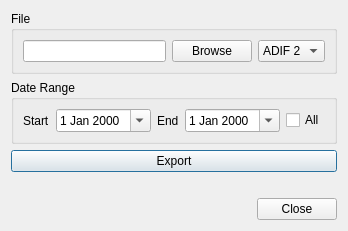
<?xml version="1.0" encoding="UTF-8"?>
<ui version="4.0">
 <class>ExportDialog</class>
 <widget class="QDialog" name="ExportDialog">
  <property name="geometry">
   <rect>
    <x>0</x>
    <y>0</y>
    <width>316</width>
    <height>216</height>
   </rect>
  </property>
  <property name="windowTitle">
   <string>Export</string>
  </property>
  <layout class="QGridLayout" name="gridLayout_3">
   <item row="2" column="0">
    <widget class="QPushButton" name="exportButton">
     <property name="text">
      <string>Export</string>
     </property>
    </widget>
   </item>
   <item row="4" column="0">
    <spacer name="verticalSpacer">
     <property name="orientation">
      <enum>Qt::Vertical</enum>
     </property>
     <property name="sizeHint" stdset="0">
      <size>
       <width>20</width>
       <height>40</height>
      </size>
     </property>
    </spacer>
   </item>
   <item row="5" column="0">
    <widget class="QDialogButtonBox" name="buttonBox">
     <property name="orientation">
      <enum>Qt::Horizontal</enum>
     </property>
     <property name="standardButtons">
      <set>QDialogButtonBox::Close</set>
     </property>
    </widget>
   </item>
   <item row="1" column="0">
    <widget class="QGroupBox" name="groupBox_2">
     <property name="title">
      <string>Date Range</string>
     </property>
     <layout class="QGridLayout" name="gridLayout_2">
      <item row="0" column="0">
       <widget class="QLabel" name="startDateLabel">
        <property name="text">
         <string>Start</string>
        </property>
       </widget>
      </item>
      <item row="0" column="1">
       <widget class="QDateEdit" name="startDateEdit">
        <property name="sizePolicy">
         <sizepolicy hsizetype="Maximum" vsizetype="Fixed">
          <horstretch>0</horstretch>
          <verstretch>0</verstretch>
         </sizepolicy>
        </property>
        <property name="focusPolicy">
         <enum>Qt::ClickFocus</enum>
        </property>
        <property name="calendarPopup">
         <bool>true</bool>
        </property>
       </widget>
      </item>
      <item row="0" column="2">
       <widget class="QLabel" name="endDateLabel">
        <property name="text">
         <string>End</string>
        </property>
       </widget>
      </item>
      <item row="0" column="3">
       <widget class="QDateEdit" name="endDateEdit">
        <property name="sizePolicy">
         <sizepolicy hsizetype="Maximum" vsizetype="Fixed">
          <horstretch>0</horstretch>
          <verstretch>0</verstretch>
         </sizepolicy>
        </property>
        <property name="focusPolicy">
         <enum>Qt::ClickFocus</enum>
        </property>
        <property name="calendarPopup">
         <bool>true</bool>
        </property>
       </widget>
      </item>
      <item row="0" column="4">
       <widget class="QCheckBox" name="allCheckBox">
        <property name="text">
         <string>All</string>
        </property>
       </widget>
      </item>
     </layout>
    </widget>
   </item>
   <item row="0" column="0">
    <widget class="QGroupBox" name="groupBox">
     <property name="title">
      <string>File</string>
     </property>
     <layout class="QGridLayout" name="gridLayout">
      <item row="0" column="0">
       <widget class="QLineEdit" name="fileEdit">
        <property name="focusPolicy">
         <enum>Qt::ClickFocus</enum>
        </property>
        <property name="readOnly">
         <bool>true</bool>
        </property>
       </widget>
      </item>
      <item row="0" column="1">
       <widget class="QPushButton" name="browseButton">
        <property name="text">
         <string>Browse</string>
        </property>
       </widget>
      </item>
      <item row="0" column="2">
       <widget class="QComboBox" name="typeSelect">
        <property name="sizePolicy">
         <sizepolicy hsizetype="Maximum" vsizetype="Fixed">
          <horstretch>0</horstretch>
          <verstretch>0</verstretch>
         </sizepolicy>
        </property>
        <item>
         <property name="text">
          <string notr="true">ADIF 2</string>
         </property>
        </item>
       </widget>
      </item>
     </layout>
    </widget>
   </item>
   <item row="3" column="0">
    <widget class="QLabel" name="statusLabel">
     <property name="text">
      <string/>
     </property>
    </widget>
   </item>
  </layout>
 </widget>
 <resources/>
 <connections>
  <connection>
   <sender>buttonBox</sender>
   <signal>accepted()</signal>
   <receiver>ExportDialog</receiver>
   <slot>accept()</slot>
   <hints>
    <hint type="sourcelabel">
     <x>248</x>
     <y>254</y>
    </hint>
    <hint type="destinationlabel">
     <x>157</x>
     <y>274</y>
    </hint>
   </hints>
  </connection>
  <connection>
   <sender>buttonBox</sender>
   <signal>rejected()</signal>
   <receiver>ExportDialog</receiver>
   <slot>reject()</slot>
   <hints>
    <hint type="sourcelabel">
     <x>316</x>
     <y>260</y>
    </hint>
    <hint type="destinationlabel">
     <x>286</x>
     <y>274</y>
    </hint>
   </hints>
  </connection>
  <connection>
   <sender>browseButton</sender>
   <signal>clicked()</signal>
   <receiver>ExportDialog</receiver>
   <slot>browse()</slot>
   <hints>
    <hint type="sourcelabel">
     <x>194</x>
     <y>43</y>
    </hint>
    <hint type="destinationlabel">
     <x>157</x>
     <y>91</y>
    </hint>
   </hints>
  </connection>
  <connection>
   <sender>allCheckBox</sender>
   <signal>stateChanged(int)</signal>
   <receiver>ExportDialog</receiver>
   <slot>toggleAll()</slot>
   <hints>
    <hint type="sourcelabel">
     <x>279</x>
     <y>103</y>
    </hint>
    <hint type="destinationlabel">
     <x>157</x>
     <y>91</y>
    </hint>
   </hints>
  </connection>
  <connection>
   <sender>exportButton</sender>
   <signal>clicked()</signal>
   <receiver>ExportDialog</receiver>
   <slot>runExport()</slot>
   <hints>
    <hint type="sourcelabel">
     <x>157</x>
     <y>141</y>
    </hint>
    <hint type="destinationlabel">
     <x>157</x>
     <y>104</y>
    </hint>
   </hints>
  </connection>
 </connections>
 <slots>
  <slot>toggleAll()</slot>
  <slot>browse()</slot>
  <slot>runExport()</slot>
 </slots>
</ui>
